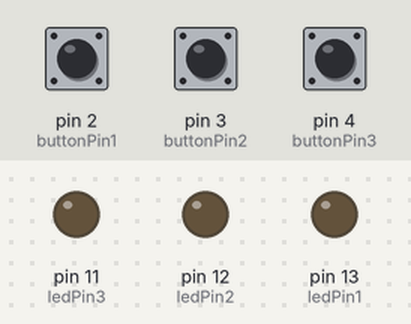
A sketch run on a simulated Arduino Uno, built with avr-gcc and run on an emulated ATmega328P. Parts: output pins drawn as LEDs (lit = HIGH). The test bench sets the inputs (shaded band); at power-on: pin 2 (buttonPin1) LOW, pin 3 (buttonPin2) LOW, pin 4 (buttonPin3) LOW.

Above: at 1.2 s.
1.3 s: pin 2 (buttonPin1) pulled HIGH for 0.15 s
At 1.37 s:
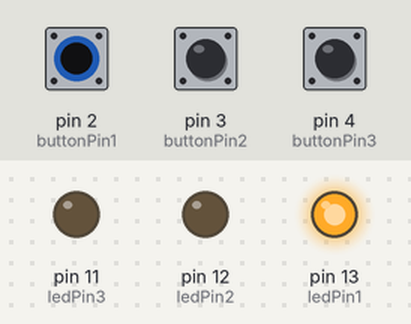
2.9 s: pin 3 (buttonPin2) pulled HIGH for 0.15 s
At 2.97 s:
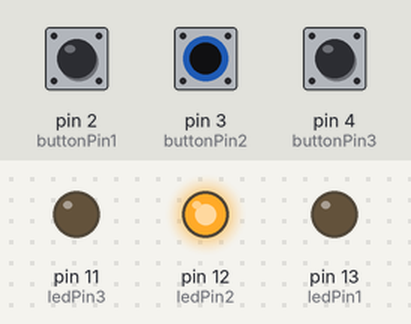
4.5 s: pin 4 (buttonPin3) pulled HIGH for 0.15 s
At 4.57 s:
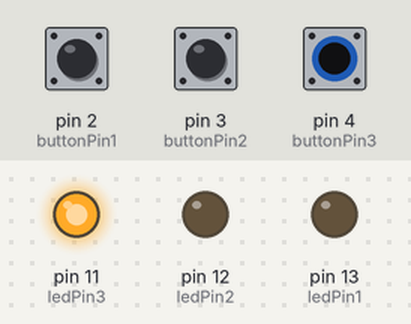
6.1 s: pin 4 (buttonPin3) pulled HIGH for 3.2 s
At 9.8 s:
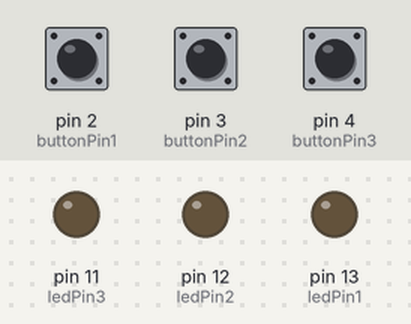
10.8 s: pin 2 (buttonPin1) pulled HIGH for 3.2 s
At 12.1 s:
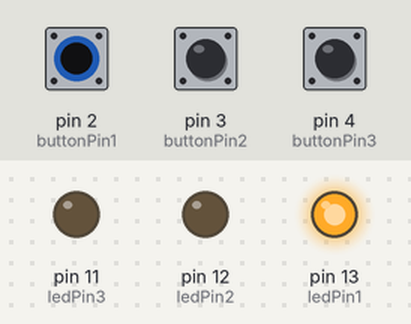
15.5 s: pin 2 (buttonPin1) driven HIGH and pin 3 (buttonPin2) driven HIGH
At 16.9 s:
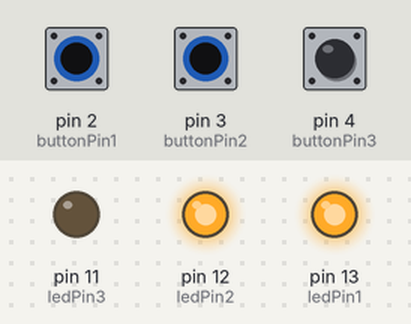
Timing chart, 0 to 18.0 s (numbered marks = the images above; inputs shaded):
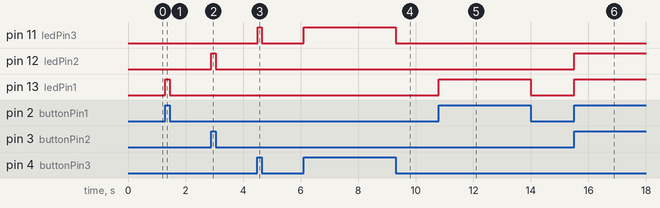

The sketch:

shiny_crift1.ino
```cpp
const int buttonPin1 = 2;// the number of the pushbutton pin
const int buttonPin2 = 3;
const int buttonPin3 = 4;
const int ledPin1 = 13;    // the number of the LED pin
const int ledPin2 = 12;
const int ledPin3 = 11;

// variables will change:
int buttonState1 = 0;  // variable for reading the pushbutton status
int buttonState2 = 0;
int buttonState3 = 0;

void setup() {
  // initialize the LED pin as an output:
  pinMode(ledPin1, OUTPUT);
  pinMode(ledPin2, OUTPUT);
  pinMode(ledPin3, OUTPUT);
  // initialize the pushbutton pin as an input:
  pinMode(buttonPin1, INPUT);
  pinMode(buttonPin2, INPUT);
  pinMode(buttonPin3, INPUT);
}

void loop() {
  // read the state of the pushbutton value:
  buttonState1 = digitalRead(buttonPin1);
  buttonState2 = digitalRead(buttonPin2);
  buttonState3 = digitalRead(buttonPin3);

  // check if the pushbutton is pressed. If it is, the buttonState is HIGH:
  if (buttonState1 == HIGH) {
    // turn LED on:
    digitalWrite(ledPin1, HIGH);
  } else {
    // turn LED off:
    digitalWrite(ledPin1, LOW);
  }
  if (buttonState2 == HIGH) {
    // turn LED on:
    digitalWrite(ledPin2, HIGH);
  } else {
    // turn LED off:
    digitalWrite(ledPin2, LOW);
  }
  if (buttonState3 == HIGH) {
    // turn LED on:
    digitalWrite(ledPin3, HIGH);
  } else {
    // turn LED off:
    digitalWrite(ledPin3, LOW);
  }

}
```

Measured:
- after the input at 1.3 s, pin 13 (ledPin1): LOW → HIGH at once, → LOW 0.15 s later
- after the input at 2.9 s, pin 12 (ledPin2): LOW → HIGH at once, → LOW 0.15 s later
- after the input at 4.5 s, pin 11 (ledPin3): LOW → HIGH at once, → LOW 0.15 s later
- after the input at 6.1 s, pin 11 (ledPin3): LOW → HIGH at once, → LOW 3.2 s later
- after the input at 10.8 s, pin 13 (ledPin1): LOW → HIGH at once, → LOW 3.2 s later
- after the input at 15.5 s, pin 12 (ledPin2), pin 13 (ledPin1): LOW → HIGH at once
